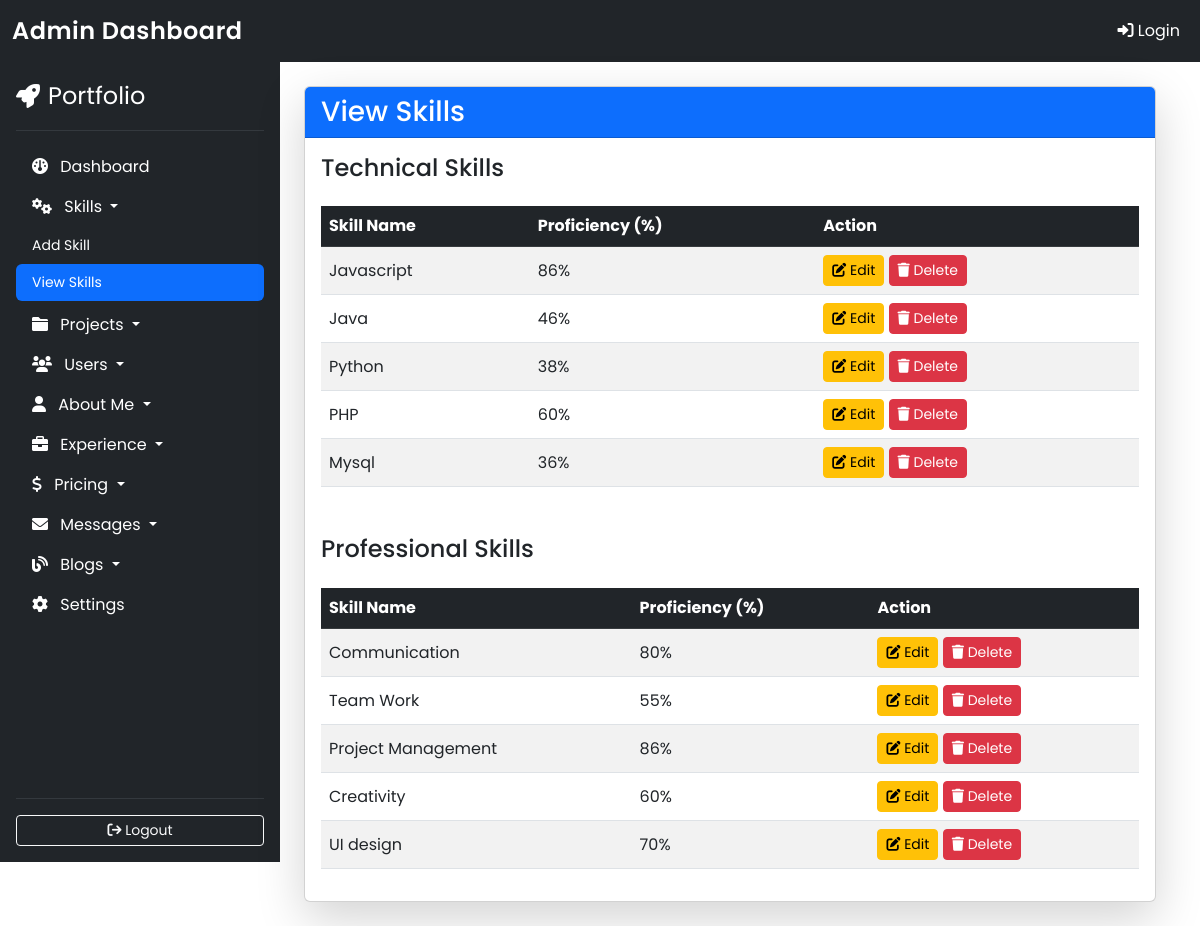
/admin/view_skills.php, run on the app's committed database.
### tables this page shows
CREATE TABLE `technical_skills` (
  `id` int(11) NOT NULL,
  `skill_name` varchar(50) NOT NULL,
  `proficiency` int(11) NOT NULL
);

CREATE TABLE `professional_skills` (
  `id` int(11) NOT NULL,
  `skill_name` varchar(50) NOT NULL,
  `proficiency` int(11) NOT NULL
);

### admin/view_skills.php (the view)
<?php
include 'header.php';
include 'config.php';
?>
<div class="container-fluid">
    <div class="row">
        <?php include('sidebar.php');  ?>
        <div class="col-9 p-4">
            <div class="card shadow-lg">
                <div class="card-header bg-primary text-white">
                    <h3 class="mb-0">View Skills</h3>
                </div>
                <div class="card-body">
                    <h4 class="mb-4">Technical Skills</h4>
                    <table class="table table-striped table-hover align-middle">
                        <thead class="table-dark">
                            <tr>
                                <th>Skill Name</th>
                                <th>Proficiency (%)</th>
                                <th>Action</th>
                            </tr>
                        </thead>
                        <tbody>
                            <?php
                            $techSkillsQuery = "SELECT * FROM technical_skills";
                            $techSkillsResult = $conn->query($techSkillsQuery);
                            if ($techSkillsResult->num_rows > 0) {
                                while ($row = $techSkillsResult->fetch_assoc()) {
                                    echo "
                                    <tr>
                                        <td>{$row['skill_name']}</td>
                                        <td>{$row['proficiency']}%</td>
                                        <td>
                                            <a href='edit_skill.php?type=technical&id={$row['id']}' class='btn btn-warning btn-sm'>
                                                <i class='fa fa-edit'></i> Edit
                                            </a>
                                            <a href='delete_skill.php?type=technical&id={$row['id']}' class='btn btn-danger btn-sm' onclick=\"return confirm('Are you sure you want to delete this skill?');\">
                                                <i class='fa fa-trash'></i> Delete
                                            </a>
                                        </td>
                                    </tr>";
                                }
                            } else {
                                echo "
                                <tr>
                                    <td colspan='3' class='text-center text-muted'>No technical skills found.</td>
                                </tr>";
                            }
                            ?>
                        </tbody>
                    </table>
                    <h4 class="mt-5 mb-4">Professional Skills</h4>
                    <table class="table table-striped table-hover align-middle">
                        <thead class="table-dark">
                            <tr>
                                <th>Skill Name</th>
                                <th>Proficiency (%)</th>
                                <th>Action</th>
                            </tr>
                        </thead>
                        <tbody>
                            <?php
                            $profSkillsQuery = "SELECT * FROM professional_skills";
                            $profSkillsResult = $conn->query($profSkillsQuery);
                            if ($profSkillsResult->num_rows > 0) {
                                while ($row = $profSkillsResult->fetch_assoc()) {
                                    echo "
                                    <tr>
                                        <td>{$row['skill_name']}</td>
                                        <td>{$row['proficiency']}%</td>
                                        <td>
                                            <a href='edit_skill.php?type=professional&id={$row['id']}' class='btn btn-warning btn-sm'>
                                                <i class='fa fa-edit'></i> Edit
                                            </a>
                                            <a href='delete_skill.php?type=professional&id={$row['id']}' class='btn btn-danger btn-sm' onclick=\"return confirm('Are you sure you want to delete this skill?');\">
                                                <i class='fa fa-trash'></i> Delete
                                            </a>
                                        </td>
                                    </tr>";
                                }
                            } else {
                                echo "
                                <tr>
                                    <td colspan='3' class='text-center text-muted'>No professional skills found.</td>
                                </tr>";
                            }
                            ?>
                        </tbody>
                    </table>
                </div>
            </div>
        </div>
    </div>
</div>
<?php include('footer.php'); ?>

### admin/header.php (style rules this page uses)
body { font-family: 'Poppins', sans-serif; }

### data on the page
technical_skills: skill_name "Javascript", proficiency "86"
technical_skills: skill_name "Java", proficiency "46"
technical_skills: skill_name "Python", proficiency "38"
technical_skills: skill_name "PHP", proficiency "60"
technical_skills: skill_name "Mysql", proficiency "36"
professional_skills: skill_name "Communication", proficiency "80"
professional_skills: skill_name "Team Work", proficiency "55"
professional_skills: skill_name "Project Management", proficiency "86"
professional_skills: skill_name "Creativity", proficiency "60"
professional_skills: skill_name "UI design", proficiency "70"
